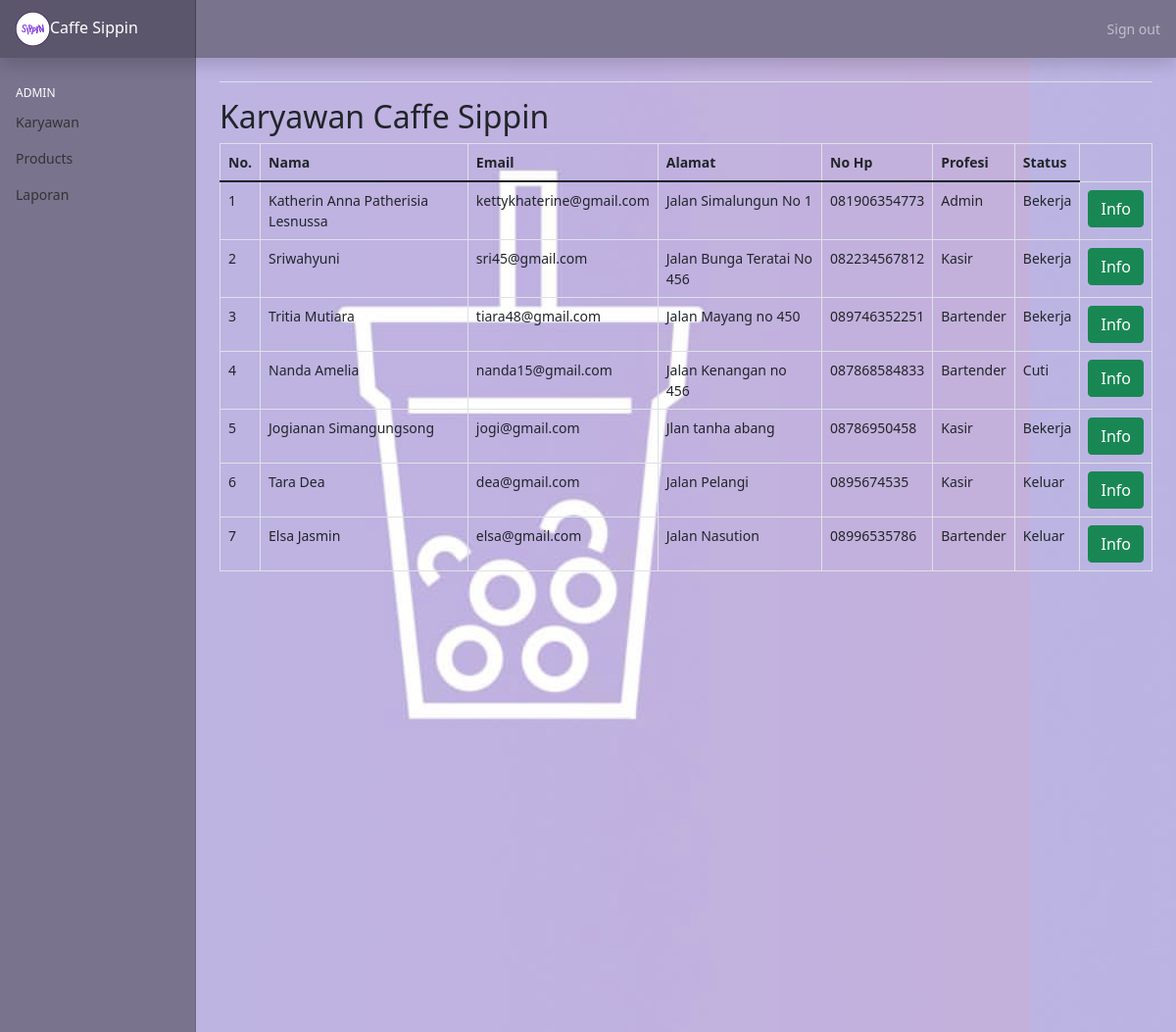
The app's page /admin/index.php?halaman=karyawan (signed in) with its own data.
### tables this page shows
CREATE TABLE `karyawan` (
  `id_karyawan` int(12) NOT NULL,
  `nama_karyawan` varchar(250) NOT NULL,
  `email` varchar(250) NOT NULL,
  `profesi` varchar(100) NOT NULL,
  `status` varchar(100) NOT NULL,
  `alamat` text NOT NULL,
  `no_hp` varchar(100) NOT NULL,
  `gambar` varchar(100) NOT NULL
);

### admin/karyawan.php (the view)
<h2>Karyawan Caffe Sippin</h2>
<table class="table table-bordered">
	<thead>
		<tr>
			<th>No.</th>
			<th>Nama</th>
			<th>Email</th>
			<th>Alamat</th>
			<th>No Hp</th>
			<th>Profesi</th>
			<th>Status</th>
		</tr>
	</thead>
	<tbody>
		<?php
		$no = 1;
		$query = $koneksi->query("SELECT * FROM karyawan");
		while($karyawan = $query->fetch_assoc()){ ?>
			<tr>
				<td><?php echo "$no"; ?></td>
				<td><?php echo "$karyawan[nama_karyawan]"; ?></td>
				<td><?php echo "$karyawan[email]"; ?></td>
				<td><?php echo "$karyawan[alamat]"; ?></td>
				<td><?php echo "$karyawan[no_hp]"; ?></td>
				<td><?php echo "$karyawan[profesi]"; ?></td>
				<td><?php echo "$karyawan[status]"; ?></td>
				<td>
					<a class="btn btn-success" href="index.php?halaman=info&id=<?php echo "$karyawan[id_karyawan]" ?>&nama=<?php echo "$karyawan[nama_karyawan]" ?>">Info</a>
				</td>
			</tr>
		<?php
			$no++;
			}
		?>
	</tbody>
</table>

### assets/css/sippinstyle.css (style rules this page uses)
html, body { height: 100%; }
body { background-image: url(../../image/sippin.png); }

### assets/css/sidebar.css (style rules this page uses)
body { font-size: .875rem; }

### records on screen
karyawan: nama_karyawan "Katherin Anna Patherisia Lesnussa", email "kettykhaterine@gmail.com", alamat "Jalan Simalungun No 1", no_hp "081906354773", profesi "Admin", status "Bekerja"
karyawan: nama_karyawan "Sriwahyuni", email "sri45@gmail.com", alamat "Jalan Bunga Teratai No 456", no_hp "082234567812", profesi "Kasir", status "Bekerja"
karyawan: nama_karyawan "Tritia Mutiara", email "tiara48@gmail.com", alamat "Jalan Mayang no 450", no_hp "089746352251", profesi "Bartender", status "Bekerja"
karyawan: nama_karyawan "Nanda Amelia", email "nanda15@gmail.com", alamat "Jalan Kenangan no 456", no_hp "087868584833", profesi "Bartender", status "Cuti"
karyawan: nama_karyawan "Jogianan Simangungsong", email "jogi@gmail.com", alamat "Jlan tanha abang", no_hp "08786950458", profesi "Kasir", status "Bekerja"
karyawan: nama_karyawan "Tara Dea", email "dea@gmail.com", alamat "Jalan Pelangi", no_hp "0895674535", profesi "Kasir", status "Keluar"
karyawan: nama_karyawan "Elsa Jasmin", email "elsa@gmail.com", alamat "Jalan Nasution", no_hp "08996535786", profesi "Bartender", status "Keluar"
